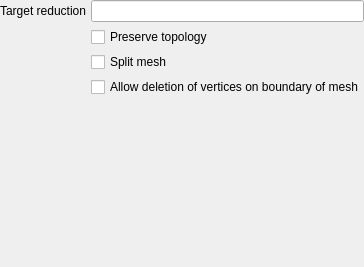
         <widget class="QWidget" name="decimate">
          <layout class="QGridLayout" name="gridLayout_28">
           <property name="leftMargin">
            <number>0</number>
           </property>
           <property name="topMargin">
            <number>0</number>
           </property>
           <property name="rightMargin">
            <number>0</number>
           </property>
           <property name="bottomMargin">
            <number>0</number>
           </property>
           <property name="spacing">
            <number>5</number>
           </property>
           <item row="0" column="0">
            <widget class="QLabel" name="label_59">
             <property name="text">
              <string>Target reduction</string>
             </property>
             <property name="alignment">
              <set>Qt::AlignRight|Qt::AlignTrailing|Qt::AlignVCenter</set>
             </property>
            </widget>
           </item>
           <item row="0" column="1">
            <widget class="LineEdit" name="lineedit_decimation_targetreduction"/>
           </item>
           <item row="5" column="0">
            <spacer name="verticalSpacer_24">
             <property name="orientation">
              <enum>Qt::Vertical</enum>
             </property>
             <property name="sizeHint" stdset="0">
              <size>
               <width>20</width>
               <height>170</height>
              </size>
             </property>
            </spacer>
           </item>
           <item row="1" column="1">
            <widget class="QCheckBox" name="checkbox_decimation_preservetopology">
             <property name="text">
              <string>Preserve topology</string>
             </property>
            </widget>
           </item>
           <item row="2" column="1">
            <widget class="QCheckBox" name="checkbox_decimation_splitmesh">
             <property name="text">
              <string>Split mesh</string>
             </property>
            </widget>
           </item>
           <item row="3" column="1">
            <widget class="QCheckBox" name="checkbox_decimation_deletevertices">
             <property name="text">
              <string>Allow deletion of vertices on boundary of mesh</string>
             </property>
            </widget>
           </item>
          </layout>
         </widget>
